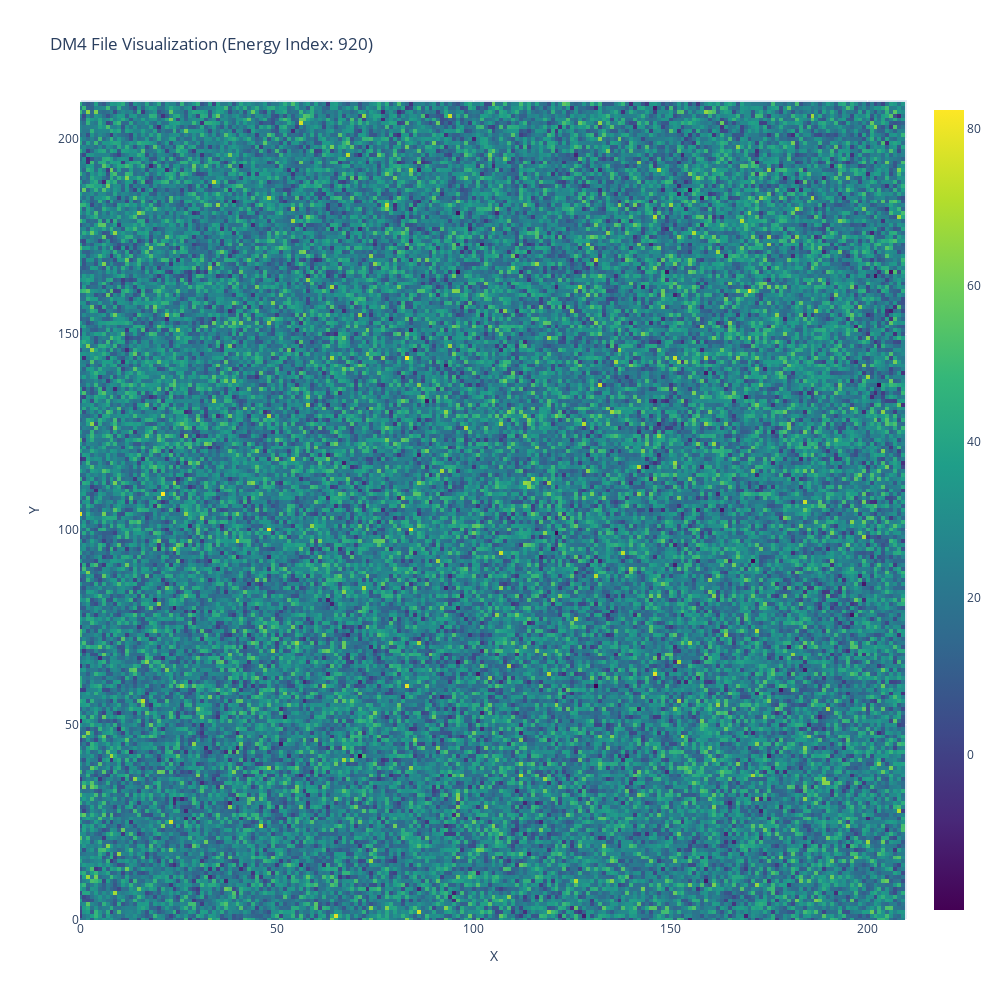

The notebook cell this image was saved under:
### Code cell
fig, data = plot_dm4_highres(dm4_file, energy_idx=920)

# Optional: Print some information about the dataset
print(f"Data shape: {data.shape}")
if len(data.shape) == 3:
    print(f"Number of energy channels: {data.shape[2]}")

### Figure 1 — Plotly figure (JSON) as saved in the notebook; plotly's stock layout.template omitted (floating-point values rounded to 4 significant figures; data arrays with more than 128 entries replaced by an {"elided": "..."} marker saying what was removed)
{"data": [{"colorscale": [[0, "#440154"], [0.1111, "#482878"], [0.2222, "#3e4989"], [0.3333, "#31688e"], [0.4444, "#26828e"], [0.5556, "#1f9e89"], [0.6667, "#35b779"], [0.7778, "#6ece58"], [0.8889, "#b5de2b"], [1, "#fde725"]], "hovertemplate": "X: %{x}<br>Y: %{y}<br>Intensity: %{z:.2f}<extra></extra>", "type": "heatmap", "z": {"elided": "210x210 float values"}, "zmax": 82.44, "zmin": -19.87}], "layout": {"height": 1000, "title": {"text": "DM4 File Visualization (Energy Index: 920)"}, "width": 1000, "xaxis": {"range": [0, 210], "title": {"text": "X"}}, "yaxis": {"range": [0, 210], "title": {"text": "Y"}}}}
